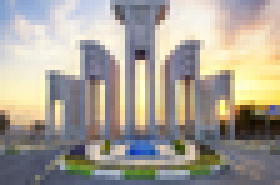
%> input picture imresize x2 & steganography/Q5/Image_1.tif, 56 x 37 px, shrunk from 418 x 274 before the run (shown 5 times larger)
$ octave Q3.m   (GNU Octave 9; MATLAB toolbox functions it lacks are replaced by stand-ins)
%> lines starting %> are read from the running program, lines starting %| are printed output that depends on the picture
### imresize x2 & steganography/My_Imresize_NN_RGB.m
function Output_Image = My_Imresize_NN_RGB(Input_Image, Resizing_Factor)

R=Input_Image(:,:,1);
G=Input_Image(:,:,2);
B=Input_Image(:,:,3);

R=My_Imresize_NN(R,Resizing_Factor);
G=My_Imresize_NN(G,Resizing_Factor);
B=My_Imresize_NN(B,Resizing_Factor);

Output_Image=cat(3,R,G,B);

end

### imresize x2 & steganography/My_Imresize_NN.m
function Output_Image = My_Imresize_NN(Input_Image, Resizing_Factor)
row_size=size(Input_Image,1);
column_size=size(Input_Image,2);

Output_Image = zeros(ceil(row_size*Resizing_Factor), ceil(column_size*Resizing_Factor));

for i = 1: size(Output_Image, 1)
    for j = 1: size(Output_Image, 2)

        i_estimated = ceil(i/Resizing_Factor);
        j_estimated = ceil(j/Resizing_Factor);

        if(i_estimated < 0.5)
            i_estimated = round(i_estimated);
        else
            i_estimated = ceil(i_estimated);
        end

        if(j_estimated < 0.5)
            j_estimated = round(j_estimated);

        else
            j_estimated = ceil(j_estimated);
        end

        %for exeption handling
        if (i_estimated>row_size || j_estimated>column_size)
            break;
        end

        Output_Image(i, j) = Input_Image(i_estimated, j_estimated);

    end
end
end

### imresize x2 & steganography/My_Imresize_BL.m
function Output_Image = My_Imresize_BL(Input_Image, Resizing_Factor)
row_size=size(Input_Image,1);
column_size=size(Input_Image,2);

Output_Image = zeros(ceil(row_size*Resizing_Factor), ceil(column_size*Resizing_Factor));

for i = 1: size(Output_Image, 1)
    for j = 1: size(Output_Image, 2)
        x = abs(i/Resizing_Factor - floor(i/Resizing_Factor));
        y = abs(j/Resizing_Factor - floor(j/Resizing_Factor));

        i_estimated = ceil(i/Resizing_Factor);
        j_estimated = ceil(j/Resizing_Factor);

        %for exeption handling
        if (i_estimated>=row_size || j_estimated>=column_size)
            break;
        end

        %find a
        if(i_estimated == 1 && j_estimated == 1)
            a = Input_Image(1, 1);
        elseif(i_estimated == 1)
            a = Input_Image(1, j_estimated-1);
        elseif(j_estimated==1)
            a = Input_Image(i_estimated,1);
        elseif(i_estimated ~= 1 && j_estimated ~=1)
            a = Input_Image(i_estimated-1, j_estimated-1);
        end

        %find b
        if(i_estimated == 1)
            b = Input_Image(1, j_estimated);
        else
            b = Input_Image(i_estimated-1, j_estimated);
        end

        %find c
        if(j_estimated == 1)
            c = Input_Image(i_estimated, 1);
        else
            c = Input_Image(i_estimated, j_estimated-1);
        end
        d = Input_Image(i_estimated, j_estimated);

        e=a+(b-a)*x+(c-a)*y+(a-b-c+d)*x*y;

        Output_Image(i, j) = e;
    end
end

end

### imresize x2 & steganography/My_Imresize_BL_RGB.m
function Output_Image = My_Imresize_BL_RGB(Input_Image, Resizing_Factor)

R=Input_Image(:,:,1);
G=Input_Image(:,:,2);
B=Input_Image(:,:,3);

R=My_Imresize_BL(R,Resizing_Factor);
G=My_Imresize_BL(G,Resizing_Factor);
B=My_Imresize_BL(B,Resizing_Factor);

Output_Image=cat(3,R,G,B);

end

### imresize x2 & steganography/MY_RGB_MSE.m
function MSE = MY_RGB_MSE(I, J)
    MSE = mean(mean((I - J).^2, 1), 2);
end

### imresize x2 & steganography/MY_RGB_PSNR.m
function PSNR = MY_RGB_PSNR(I, J)
    max_possible_lighting = 1;
    PSNR = 10 * log10((double(max_possible_lighting) ^ 2) / mean(MY_RGB_MSE(I,J),3));
end

### imresize x2 & steganography/My_Imresize_ED_RGB.m
function Output_Image = My_Imresize_ED_RGB(Input_Image, Resizing_Factor)
    R=Input_Image(:,:,1);
    G=Input_Image(:,:,2);
    B=Input_Image(:,:,3);

    R=My_Imresize_NN(R,Resizing_Factor);
    G=My_Imresize_NN(G,Resizing_Factor);
    B=My_Imresize_NN(B,Resizing_Factor);

    Output_Image=cat(3,R,G,B);
end

### imresize x2 & steganography/Q3.m
% Amirreza Hosseini
%      9820363

%clear workspace and console
clc;clear;clear All;

% [41 lines of commented-out code are left out]
I=im2double(imread("Q5\Image_1.tif"));

Resizing_Factor=8;

NN_Image=My_Imresize_NN_RGB(I,Resizing_Factor);
NN_Image=My_Imresize_NN_RGB(NN_Image,1/Resizing_Factor);

BL_Image=My_Imresize_BL_RGB(I,Resizing_Factor);
%> after the loop in My_Imresize_BL, `for i = 1: size(Output_Image, 1)`: a = 0.412; b = 0.4; c = 0.392
%> call 2 of My_Imresize_BL, with Resizing_Factor = 8
%> after the loop in My_Imresize_BL (call 2), `for i = 1: size(Output_Image, 1)`:
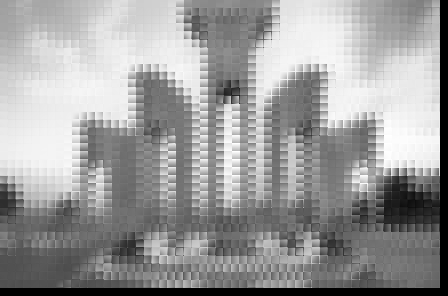
%> Output_Image: size 296x448 double; min 0, max 1, mean 0.609
%> after the loop in My_Imresize_BL (call 2), `for i = 1: size(Output_Image, 1)`: a = 0.404; b = 0.392; c = 0.388
%> call 3 of My_Imresize_BL, with Resizing_Factor = 8
%> after the loop in My_Imresize_BL (call 3), `for i = 1: size(Output_Image, 1)`:
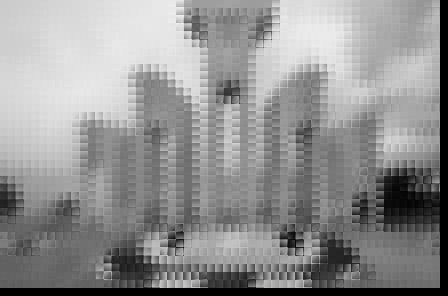
%> Output_Image: size 296x448 double; min 0, max 0.941, mean 0.572
%> after the loop in My_Imresize_BL (call 3), `for i = 1: size(Output_Image, 1)`: a = 0.439; b = 0.443; c = 0.431
BL_Image=My_Imresize_BL_RGB(BL_Image,1/Resizing_Factor);
%> call 2 of My_Imresize_BL_RGB, with Resizing_Factor = 0.125
%> call 4 of My_Imresize_BL, with Resizing_Factor = 0.125
%> after the loop in My_Imresize_BL (call 4), `for i = 1: size(Output_Image, 1)`:
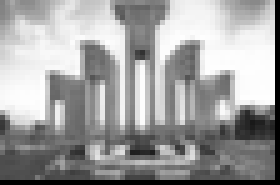
%> Output_Image: size 37x56 double (shown 5 times larger); min 0, max 1, mean 0.628
%> after the loop in My_Imresize_BL (call 4), `for i = 1: size(Output_Image, 1)`: a = 0.381; b = 0.401; c = 0.395
%> call 5 of My_Imresize_BL, with Resizing_Factor = 0.125
%> after the loop in My_Imresize_BL (call 5), `for i = 1: size(Output_Image, 1)`:
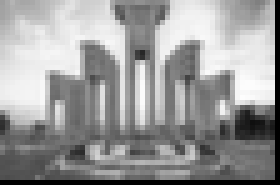
%> Output_Image: size 37x56 double (shown 5 times larger); min 0, max 0.994, mean 0.606
%> after the loop in My_Imresize_BL (call 5), `for i = 1: size(Output_Image, 1)`: a = 0.38; b = 0.394; c = 0.39
%> call 6 of My_Imresize_BL, with Resizing_Factor = 0.125
%> after the loop in My_Imresize_BL (call 6), `for i = 1: size(Output_Image, 1)`:
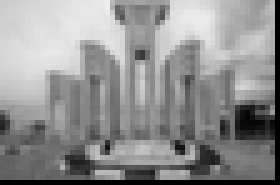
%> Output_Image: size 37x56 double (shown 5 times larger); min 0, max 0.935, mean 0.567
%> after the loop in My_Imresize_BL (call 6), `for i = 1: size(Output_Image, 1)`: a = 0.43; b = 0.443; c = 0.432
%> in My_Imresize_BL_RGB (call 2), `Output_Image=cat(3,R,G,B);`:
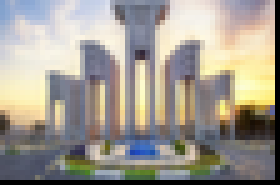
%> Output_Image: size 37x56x3 double (shown 5 times larger); mean R, G, B 0.628, 0.606, 0.567

ED_Image=My_Imresize_ED_RGB(I,Resizing_Factor);
ED_Image=My_Imresize_ED_RGB(ED_Image,1/Resizing_Factor);

%Output_Image=My_Imresize_ED(Output_Image,1/2);

NN_PSNR=MY_RGB_PSNR(I,NN_Image);
%> in MY_RGB_MSE, `MSE = mean(mean((I - J).^2, 1), 2);`: MSE = [0 0 0]
%> in MY_RGB_PSNR, `PSNR = 10 * log10((double(max_possible_lighting) ^ 2) / mean(MY_RGB_MS..`: PSNR = Inf
%> NN_PSNR = Inf
BL_PSNR=MY_RGB_PSNR(I,BL_Image);
%> BL_PSNR = 19.22
ED_PSNR=MY_RGB_PSNR(I,ED_Image);
%> ED_PSNR = Inf

%MATLAB functions
NN_MATLAB_Image = imresize(I,Resizing_Factor,'nearest');
NN_MATLAB_Image = imresize(NN_MATLAB_Image,1/Resizing_Factor,'nearest');

BL_MATLAB_Image = imresize(I,Resizing_Factor,'bilinear');
BL_MATLAB_Image = imresize(BL_MATLAB_Image,1/Resizing_Factor,'bilinear');
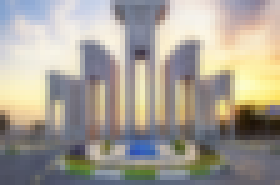
%> BL_MATLAB_Image: size 37x56x3 double (shown 5 times larger); mean R, G, B 0.648, 0.625, 0.586; mean of the top-left, top-right, bottom-left and bottom-right quarters 0.765, 0.747, 0.51, 0.472

NN_MATLAB_PSNR=MY_RGB_PSNR(I,NN_MATLAB_Image);
%> NN_MATLAB_PSNR = Inf
BL_MATLAB_PSNR=MY_RGB_PSNR(I,BL_MATLAB_Image);
%> BL_MATLAB_PSNR = 28.08


%show each of them in subplot with psnr and name as title
figure;
subplot(2,3,1);imshow(NN_Image,[]);title(['NN PSNR=' num2str(NN_PSNR)]);
subplot(2,3,2);imshow(BL_Image,[]);title(['BL PSNR=' num2str(BL_PSNR)]);
subplot(2,3,3);imshow(ED_Image,[]);title(['ED PSNR=' num2str(ED_PSNR)]);
subplot(2,3,4);imshow(NN_MATLAB_Image,[]);title(['MATLAB NN PSNR=' num2str(NN_MATLAB_PSNR)]);
subplot(2,3,5);imshow(BL_MATLAB_Image,[]);title(['MATLAB BL PSNR=' num2str(BL_MATLAB_PSNR)]);
subplot(2,3,6);imshow(I,[]);title('MAIN IMAGE');
